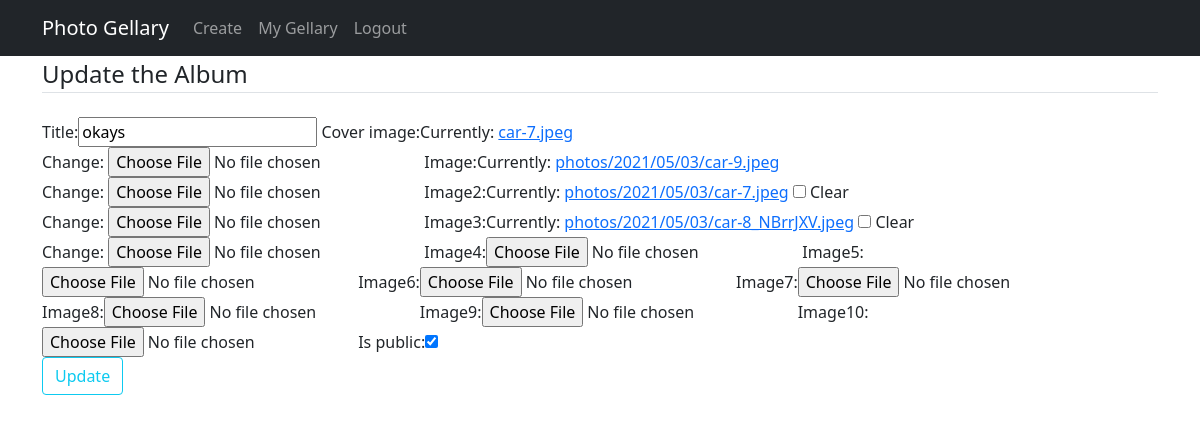
The app's page /album/3/update_post/ (signed in), older data.
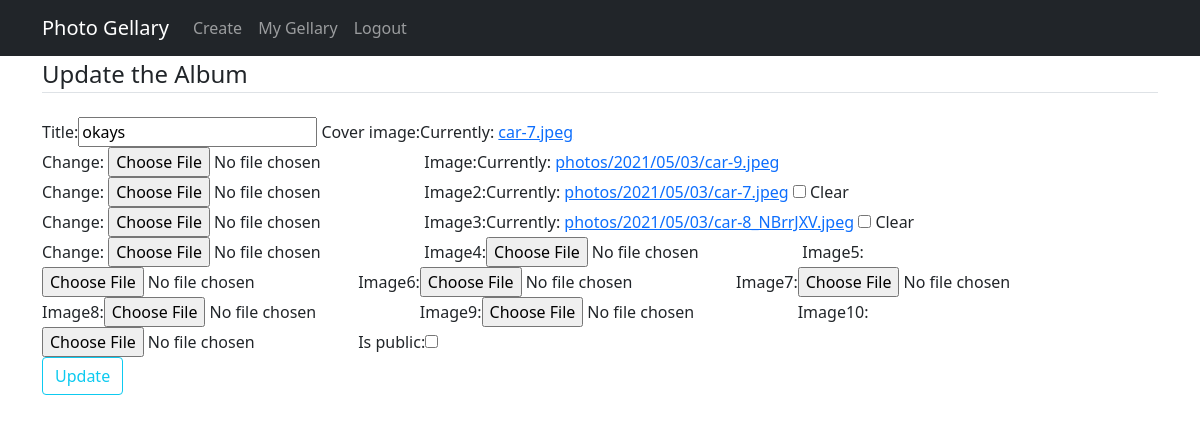
The same page, newer data.
### gellary/models.py (models this page shows, shortened)
class ImageAlbum(models.Model):
    author = models.ForeignKey(User, on_delete=models.CASCADE)
    title = models.CharField(max_length=100)
    cover_image = models.ImageField()
    image = models.ImageField(upload_to='photos/%Y/%m/%d/')
    image2 =  models.ImageField(upload_to='photos/%Y/%m/%d/', blank=True)
    image3 =  models.ImageField(upload_to='photos/%Y/%m/%d/', blank=True)
    image4 =  models.ImageField(upload_to='photos/%Y/%m/%d/', blank=True)
    image5 =  models.ImageField(upload_to='photos/%Y/%m/%d/', blank=True)
    image6 =  models.ImageField(upload_to='photos/%Y/%m/%d/', blank=True)
    image7 =  models.ImageField(upload_to='photos/%Y/%m/%d/', blank=True)
    image8 =  models.ImageField(upload_to='photos/%Y/%m/%d/', blank=True)
    image9 =  models.ImageField(upload_to='photos/%Y/%m/%d/', blank=True)
    image10 =  models.ImageField(upload_to='photos/%Y/%m/%d/', blank=True)
    is_public = models.BooleanField(default=True)
    date_posted = models.DateTimeField(default = timezone.now)

### gellary/views.py (the view, shortened to what this page needs)
# urls.py: path('album/<int:pk>/update_post/',AlbumUpdateView.as_view(),name ='album-update'),
class  AlbumUpdateView(LoginRequiredMixin, UserPassesTestMixin,UpdateView):
    model = ImageAlbum
    fields=['title','cover_image','image','image2','image3','image4','image5','image6','image7','image8','image9','image10','is_public']
    template_name='gellary/update_album.html'
    def test_func(self):
        post = self.get_object()
        if self.request.user== post.author:
            return True
        return False

### templates/gellary/update_album.html (shortened to what this page needs)
{% extends 'base.html' %}
{% block content %}
{% load bootstrap %}
<div class="container content-section">
  <form method="POST">
    <fieldset class="form-group">
      <legend class="border-bottom mb-4">Update the Album</legend>
      {{ form|bootstrap }}
    </fieldset>
    <div class="form-group">
      <button class="btn btn-outline-info" type="submit">Update</button>
    </div>
  </form>
</div>
{% endblock content %}

Row changes from the older to the newer data that the page shows:
changed ImageAlbum "okays": is_public "☑" → "☐"
